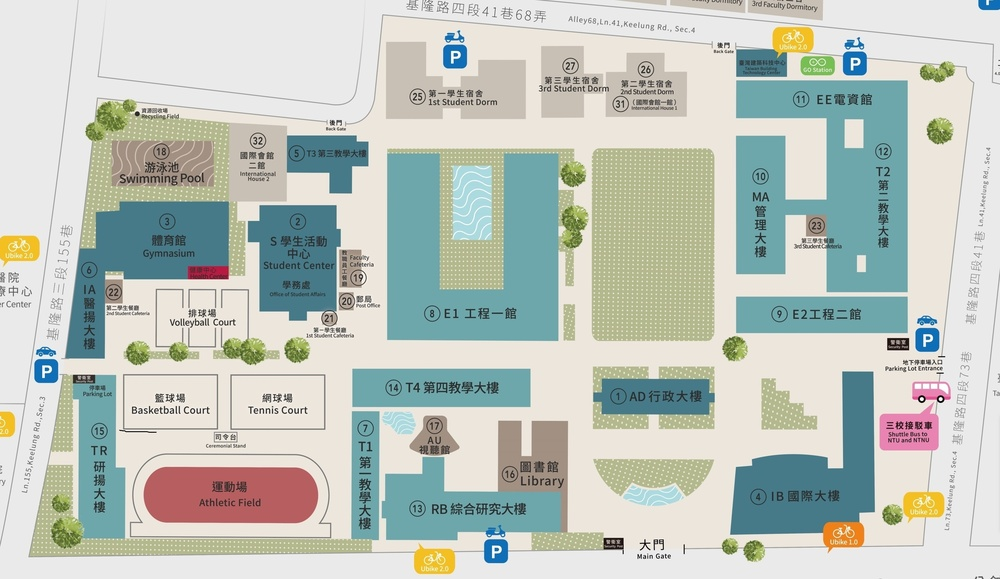
#> input picture img/ntust_map.jpg, 1000 x 579 px, shrunk from 3390 x 1963 before the run
$ python picture_resize.py
#> lines starting #> are read from the running program, lines starting #| are printed output that depends on the picture
import cv2
import numpy as np

img = cv2.imread('./img/ntust_map.jpg')
#> img is the input picture: shape (579, 1000, 3); mean B, G, R 189.8, 197.7, 189.7

h,w,l = np.shape(img)
#> h = 579; w = 1000; l = 3

(h1, w1) = img.shape[:2]
#> h1 = 579; w1 = 1000

print(h,w,l)
#| 579 1000 3
print(h1,w1)
#| 579 1000

cv2.imshow('ntust_map' , img)

img1 = np.copy(img)

for x in range(200):
    img1[x,:] = 0
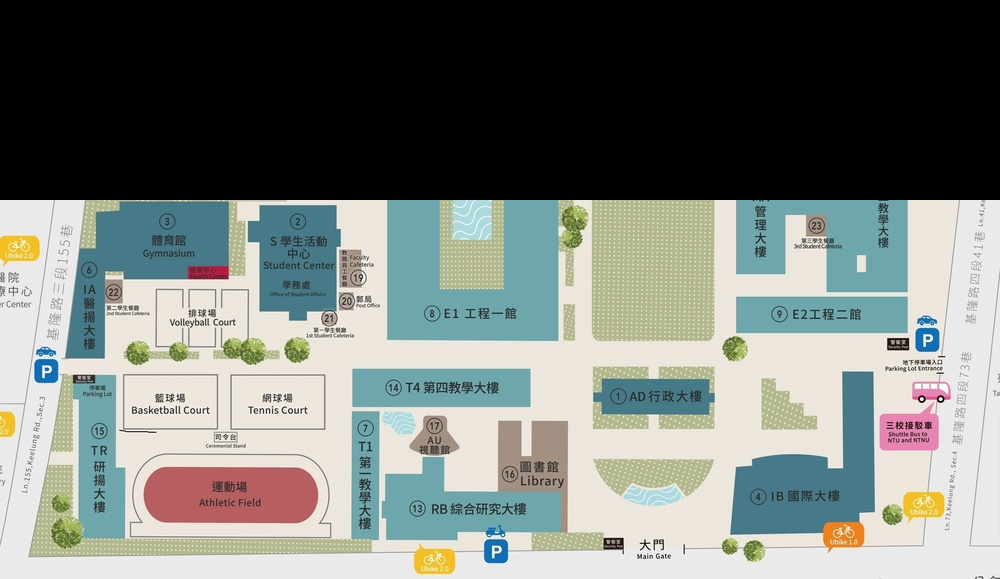
#> img1: shape (579, 1000, 3); mean B, G, R 120.7, 125.9, 119.8

cv2.imshow('ntust_map' , img1)

img2 = np.copy(img)

for y in range(200):
    img2[:,y] = 0
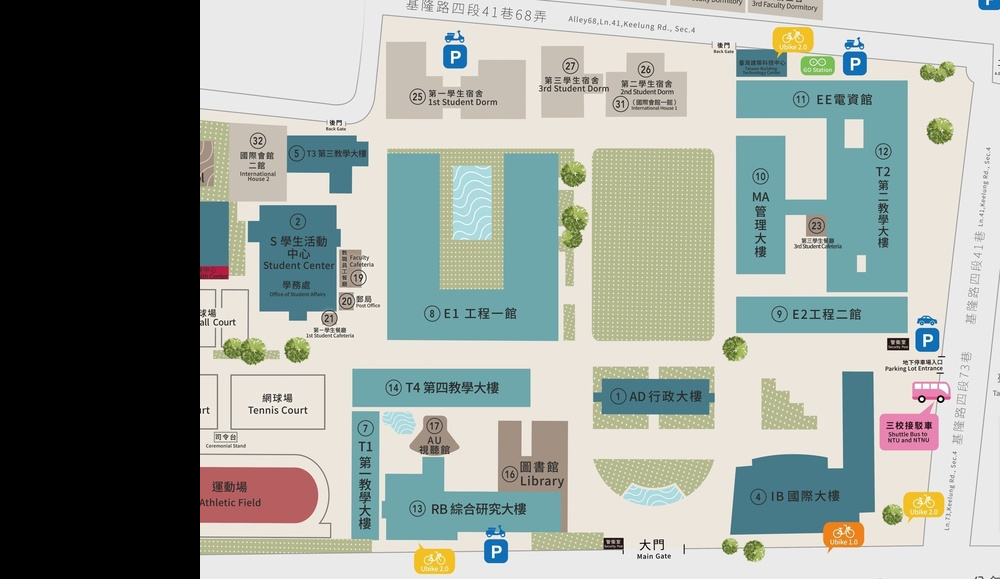
#> img2: shape (579, 1000, 3); mean B, G, R 151.5, 157.8, 150.7

cv2.imshow('ntust_map' , img2)

$ run again, with img/map2.png saved as img/ntust_map.jpg
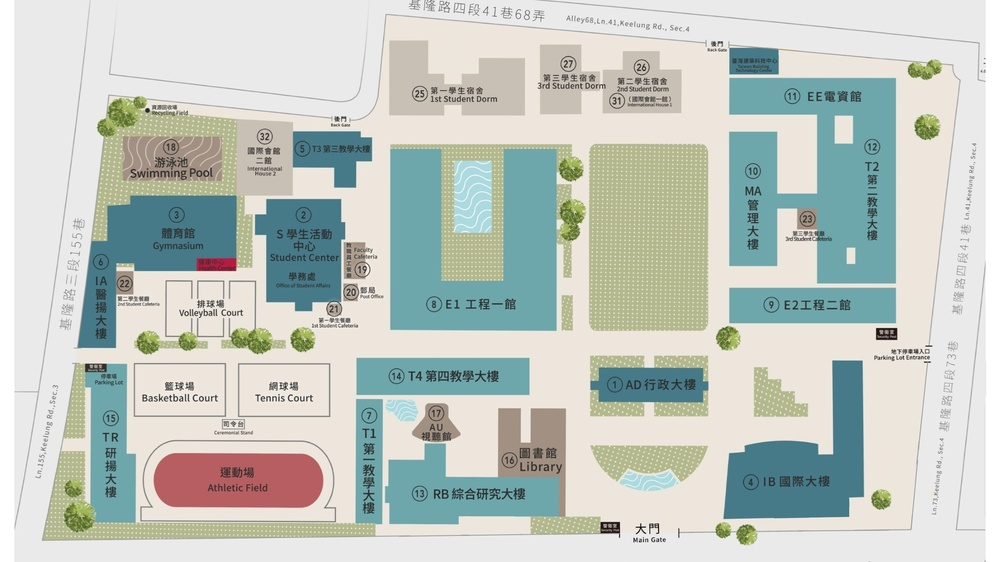
#> input picture img/map2.png, 1000 x 562 px, shrunk from 2560 x 1440 before the run
#> img is the input picture: shape (562, 1000, 3); mean B, G, R 194.1, 200.9, 193.1
#| 562 1000 3
#| 562 1000
#> after the loop `for x in range(200):`:
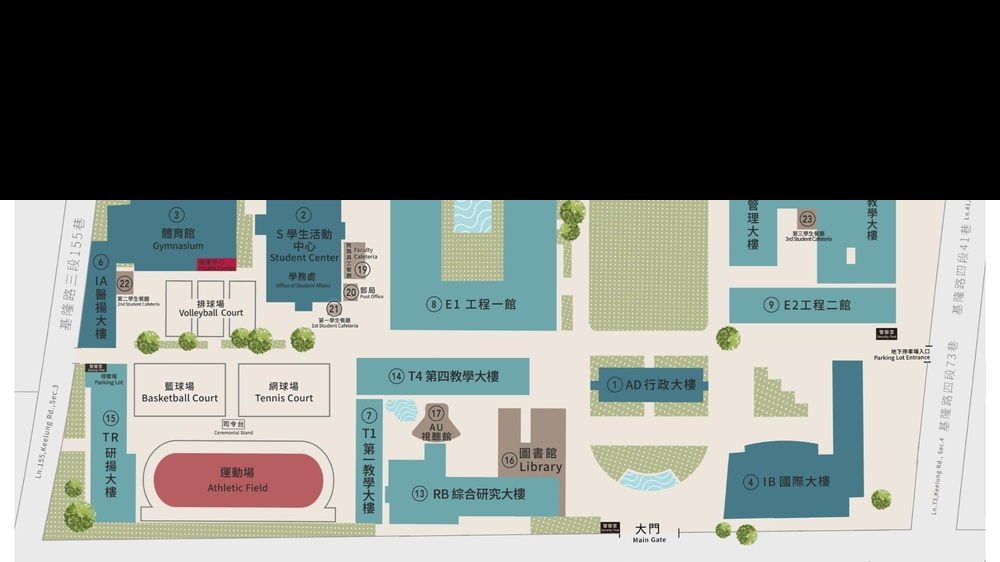
#> img1: shape (562, 1000, 3); mean B, G, R 121.8, 126.1, 120.2
#> after the loop `for y in range(200):`:
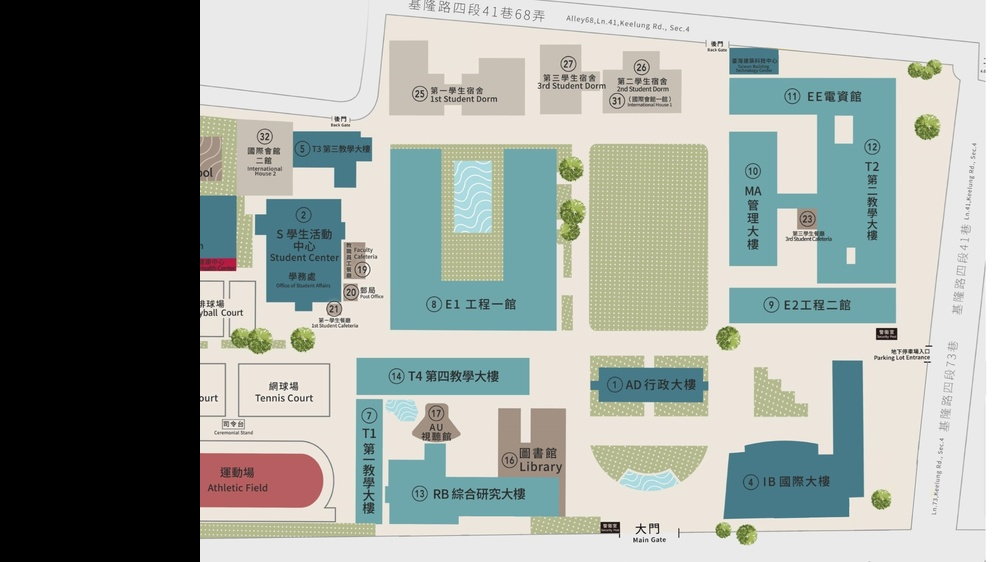
#> img2: shape (562, 1000, 3); mean B, G, R 154.2, 159.8, 153
